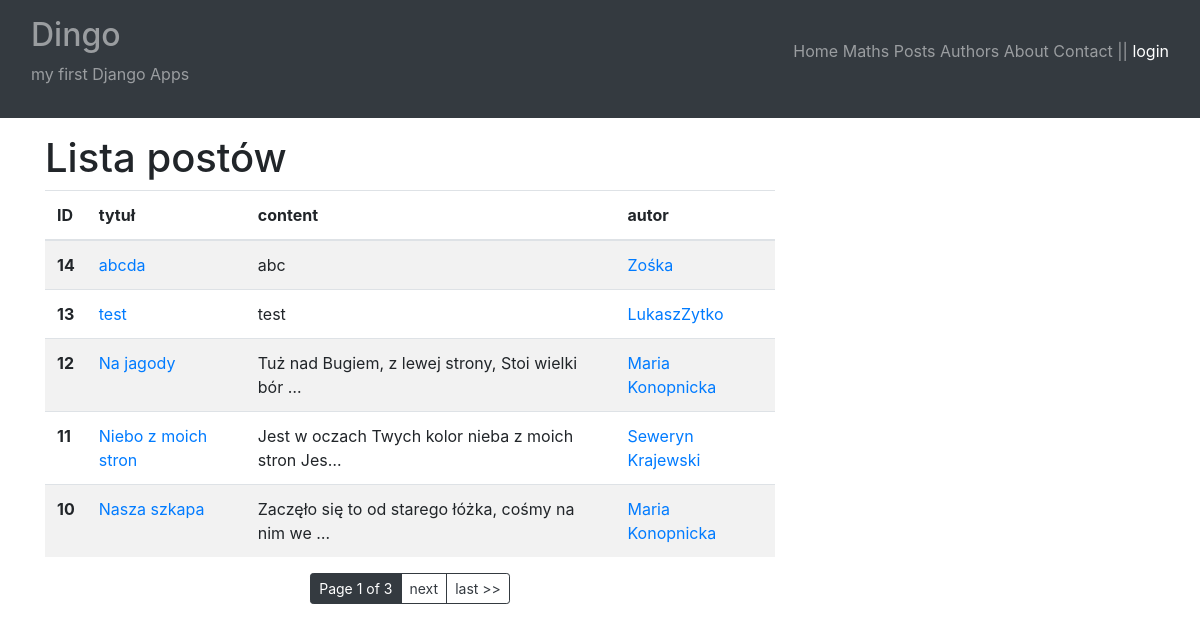
Screenshot of /blog/posts-list/ with the database file from the repository.
### posts/models.py (models this page shows, shortened)
class Post(models.Model):
    title = models.CharField(
        max_length=65,
        unique=True
    )
    content = models.TextField()
    create = models.DateTimeField(auto_now_add=True)
    modified = models.DateTimeField(
        auto_now=True,
        blank=True,
        null=True
    )
    author = models.ForeignKey(
        "posts.Author",
        on_delete=models.CASCADE,
        blank=True,
        null=True
    )
    image = models.ImageField(
        upload_to="photos/%Y/%m/%d",
        blank=True,
        null=True,
        default=None
    )
    tags = models.ManyToManyField("posts.Tag", related_name="posts", blank=True)
    class Meta:
        ordering = ["-modified"]

class Author(models.Model):
    nick = models.CharField(max_length=25, unique=True)
    bio = models.TextField(
        blank=True,
        null=True
    )
    email = models.EmailField()
    def __str__(self):
        return f"{self.nick}"

### posts/views.py (the view, shortened to what this page needs)
# urls.py: path("posts-list/", posts_list, name="posts_list"),
def posts_list(request):
    posts = Post.objects.all()
    paginator = Paginator(posts, 5)
    page_number = request.GET.get("page")
    posts = paginator.get_page(page_number)
    post_form = PostForm()
    return render(
        request=request,
        template_name="posts/posts_list.html",
        context={
            "posts": posts,
            "post_form": post_form
        }
    )

### posts/templates/posts/posts_list.html (shortened to what this page needs)
{% extends "main.html" %}
{% load bootstrap4 %}
{% block content %}
<div class="row">
    <div class="col-8">
        <h1>Lista postów</h1>
        <table class="table table-striped">
            <thead>
              <tr>
                <th scope="col">ID</th>
                <th scope="col">tytuł</th>
                <th scope="col">content</th>
                <th scope="col">autor</th>
              </tr>
            </thead>
            <tbody>
                {% for p in posts %}
                    <tr>
                        <th scope="row">{{ p.id }}</th>
                        <td><a href="{% url 'blog:post_details' p.id %}">{{ p.title }}</a></td>
                        <td>{{ p.content|truncatechars:50 }}</td>
                        <td><a href="{% url 'blog:author_details' p.author_id %}">{{ p.author }}</a></td>
                    </tr>
                {% endfor %}
            </tbody>
        </table>
        <div class="text-center">
            <div class="btn-group" role="group">
                        <button class="btn btn-dark btn-sm">Page {{ posts.number }} of {{ posts.paginator.num_pages }}</button>
                    {% if posts.has_next %}
                        <a class="btn btn-outline-dark btn-sm" href="?page={{ posts.next_page_number }}">next</a>
                        <a class="btn btn-outline-dark btn-sm" href="?page={{ posts.paginator.num_pages }}">last >></a>
                    {% endif %}
            </div>
        </div>
    </div>
    <div class="col">
    </div>
</div>
{% endblock %}

### rows the page displays
Post: id "14", title "abcda", content "abc", author "Zośka"
Post: id "13", title "test", content "test", author "LukaszZytko"
Post: id "12", title "Na jagody", content "Tuż nad Bugiem, z lewej strony, Stoi wielki bór …", author "Maria Konopnicka"
Post: id "11", title "Niebo z moich stron", content "Jest w oczach Twych kolor nieba z moich stron Jes…", author "Seweryn Krajewski"
Post: id "10", title "Nasza szkapa", content "Zaczęło się to od starego łóżka, cośmy na nim we …", author "Maria Konopnicka"

### other values shown
{{ posts.number }} "1"
{{ posts.paginator.num_pages }} "3"
